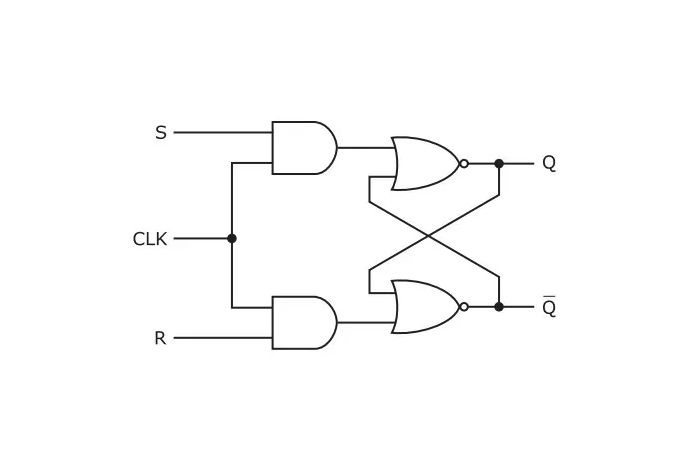
#> input picture cardGeneration/themed_decks/sourceImages/standardisedLGatesImages/image_10.png, 696 x 469 px; its folder holds only this picture in this run
$ python final_card_generator.py
#> lines starting #> are read from the running program, lines starting #| are printed output that depends on the picture; after the words box and inside, x2 and y2 are one past the last pixel; in counts of white or black regions, pixels touching at a corner belong together
#> (reads cardGeneration/themed_decks/namesAndDescriptions/logicGatesNames.txt from the repository)
#> (reads cardGeneration/themed_decks/namesAndDescriptions/logicGatesDescriptions.txt from the repository)
#this script takes images, names and descriptions and creates 72 cards
#quality is optimized with font size 32px
#it creates 72 colors based on color spectrum, unique color for each card
#Card consists of header, image section, name, description, background and black border
#thus, the script generates 72 unique cards using these elements
#names, descriptions and images can be substituted.


from PIL import Image, ImageDraw, ImageFont
import os

class FinalCardGenerator:
    def __init__(self):
        self.card_width = 708
        self.card_height = 1062
        self.border_color = "black"
        self.header_color = "black"
        self.max_font_size = 48
        self.num_colors = 72  # Define the number of colors here
        script_dir = os.path.dirname(os.path.abspath(__file__))
        self.font_path = os.path.join(script_dir, "fonts", "PressStart2P-Regular.ttf")

    def create_rounded_mask(self, size, radius):
        mask = Image.new('L', size)
        mask_draw = ImageDraw.Draw(mask)
        mask_draw.rounded_rectangle([(0, 0), size], fill=255, radius=radius)
        return mask

    def wrap_text(self, text, font, max_width):
        lines = []
        line = []
        words = text.split()

        for word in words:
            test_line = line + [word] if line else [word]
            test_size = self.get_text_size(' '.join(test_line), font)

            if test_size[0] <= max_width:
                line.append(word)
            else:
                lines.append(' '.join(line))
                line = [word]

        if line:
            lines.append(' '.join(line))

        return '\n'.join(lines)

    def get_text_size(self, text, font):
        dummy_img = Image.new('RGB', (1, 1))
        dummy_draw = ImageDraw.Draw(dummy_img)
        bbox = dummy_draw.textbbox((0, 0), text, font=font)
        return (bbox[2] - bbox[0], bbox[3] - bbox[1])

    def generate_card(self, name, description, image_path, output_path):
#> called with name = 'SR Flip-flop (SR FF)'
        try:
            # Create the card template
            template = Image.new("RGB", (self.card_width, self.card_height), "white")
#> template: PIL image 708x1062 RGB; every value is 255
            draw = ImageDraw.Draw(template)

            # Determine the background color based on the card index
            card_index = int(output_path.split("_")[-1].split(".")[0])
            background_color = self.get_background_color(card_index)

            # Create a border for the card
            border_width = 5
            for x in range(border_width):
                draw.rounded_rectangle(
                    [(x, x), (self.card_width - x - 1, self.card_height - x - 1)],
                    outline=self.border_color,
                    radius=20,
                    fill=background_color  # Set the background color
                )

            # Draw the header
            header_text = "Logic Cards"
            header_font_size = 32
            # Use a try-except block to handle missing font file
            try:
                header_font = ImageFont.truetype(self.font_path, size = header_font_size)
            except IOError:
                print(f"Font file not found at {self.font_path}. Using default font.")
                header_font = ImageFont.load_default()

            header_text_bbox = draw.textbbox((0, 0), header_text, font=header_font)
#> header_text_bbox = (0, 0, 352, 32)
            header_text_width = header_text_bbox[2] - header_text_bbox[0]
#> header_text_width = 352
            header_text_height = header_text_bbox[3] - header_text_bbox[1]
#> header_text_height = 32
            header_x = (self.card_width - header_text_width) // 2
#> header_x = 178
            header_y = 10
            draw.rectangle(
                [(0, 0), (self.card_width, header_y + header_text_height + 10)],
                fill=self.header_color
            )
            draw.text((header_x, header_y), header_text, fill="white", font=header_font)

            # Load the image
            image = Image.open(image_path)
#> image is the input picture: PIL image 696x469 RGBA; mean R, G, B, A 251.7, 251.7, 251.7, 255

            # Placeholder for the image
            image_width = self.card_width - 2 * border_width
            image_height = self.card_height // 2 - header_y - header_text_height - 20
#> image_height = 469
            image_x = border_width
            image_y = header_y + header_text_height + 20
#> image_y = 62

            # Create a white background for the image placeholder
            image_bg = Image.new("RGB", (image_width, image_height), "white")
#> image_bg: PIL image 698x469 RGB; every value is 255

            # Resize and crop the image to fit the placeholder
            image.thumbnail((image_width, image_height), Image.Resampling.LANCZOS)
            image = image.crop((0, 0, image_width, image_height))
#> image: PIL image 698x469 RGBA

            # If the image has transparency, convert it to RGB and composite it over the white background
            if image.mode in ('RGBA', 'LA') or (image.mode == 'P' and 'transparency' in image.info):
                image = Image.alpha_composite(image_bg.convert('RGBA'), image.convert('RGBA')).convert("RGB")
#> image: PIL image 698x469 RGB

            # Create a mask for the image and apply it to create rounded corners
            image_mask = self.create_rounded_mask((image_width, image_height), 20)
#> in create_rounded_mask, `mask = Image.new('L', size)`: mask: PIL image 698x469 L; every value is 0
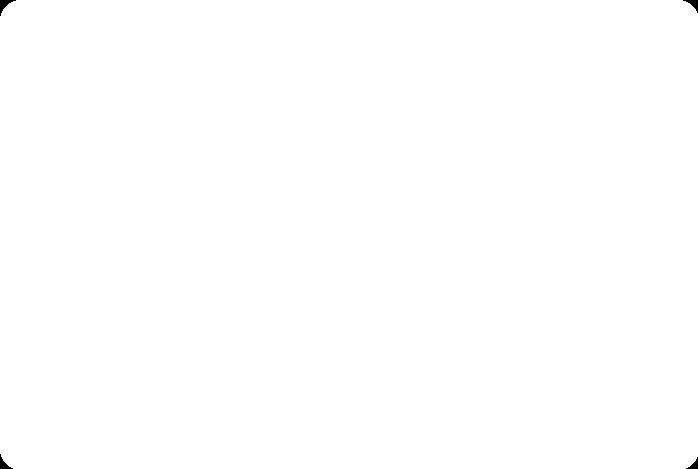
#> image_mask: PIL image 698x469 L; 99.9% white; 4 black regions, box (x1, y1, x2, y2) and area: (0, 0, 16, 16) 92, (683, 0, 698, 13) 76, (0, 454, 13, 469) 76, (686, 457, 698, 469) 61
            rounded_image = Image.new('RGB', (image_width, image_height))
#> rounded_image: PIL image 698x469 RGB; every value is 0
            rounded_image.paste(image, mask=image_mask)

            # Paste the image onto the card
            template.paste(rounded_image, (image_x, image_y))
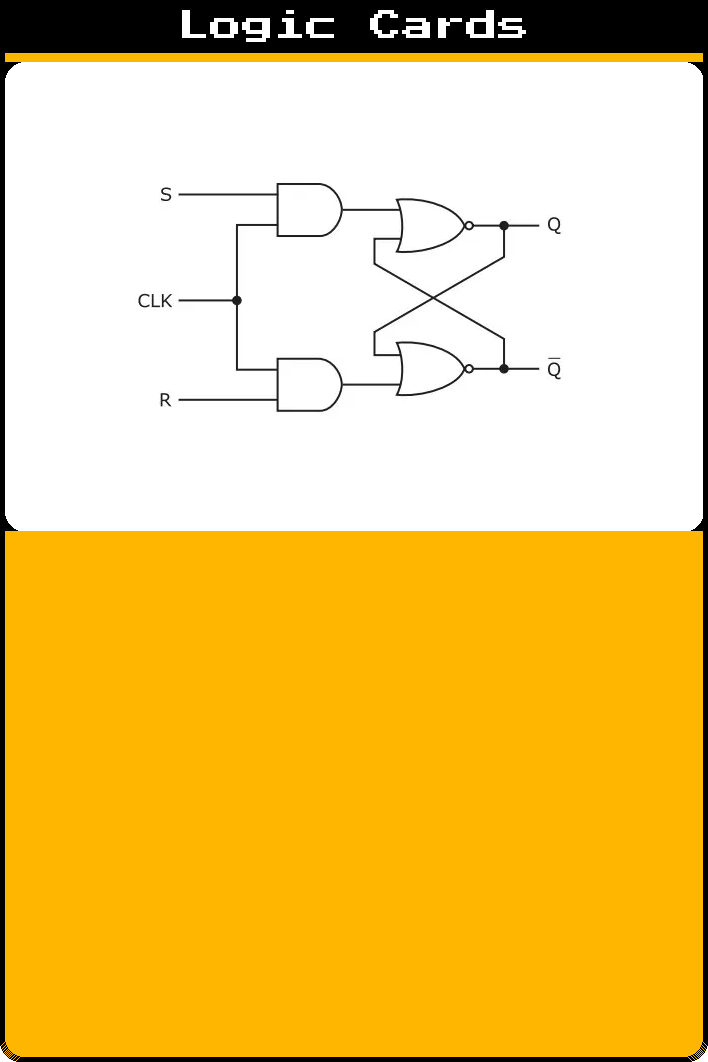
#> template: PIL image 708x1062 RGB; mean R, G, B 237.3, 201.1, 110.7

            # Draw the name and description within a text box
            text_y = image_y + image_height + 10
#> text_y = 541
            max_text_width = self.card_width - 20
            name_font_size = 32
            description_font_size = 32

            try:
                name_font = ImageFont.truetype(self.font_path, size=name_font_size)
                description_font = ImageFont.truetype(self.font_path, size=description_font_size)
            except IOError:
                print(f"Font file not found at {self.font_path}. Using default font.")
                name_font = ImageFont.load_default()
                description_font = ImageFont.load_default()


            name = self.wrap_text(name, name_font, max_text_width)
            description = self.wrap_text(description, description_font, max_text_width)

            draw.text((10, text_y), name, fill="black", font=name_font)
            text_y += self.get_text_size(name, name_font)[1] + 20
#> text_y = 593
            draw.text((10, text_y), description, fill="black", font=description_font)

            # Save the card
            template.save(output_path, dpi=(300, 300), quality=100)
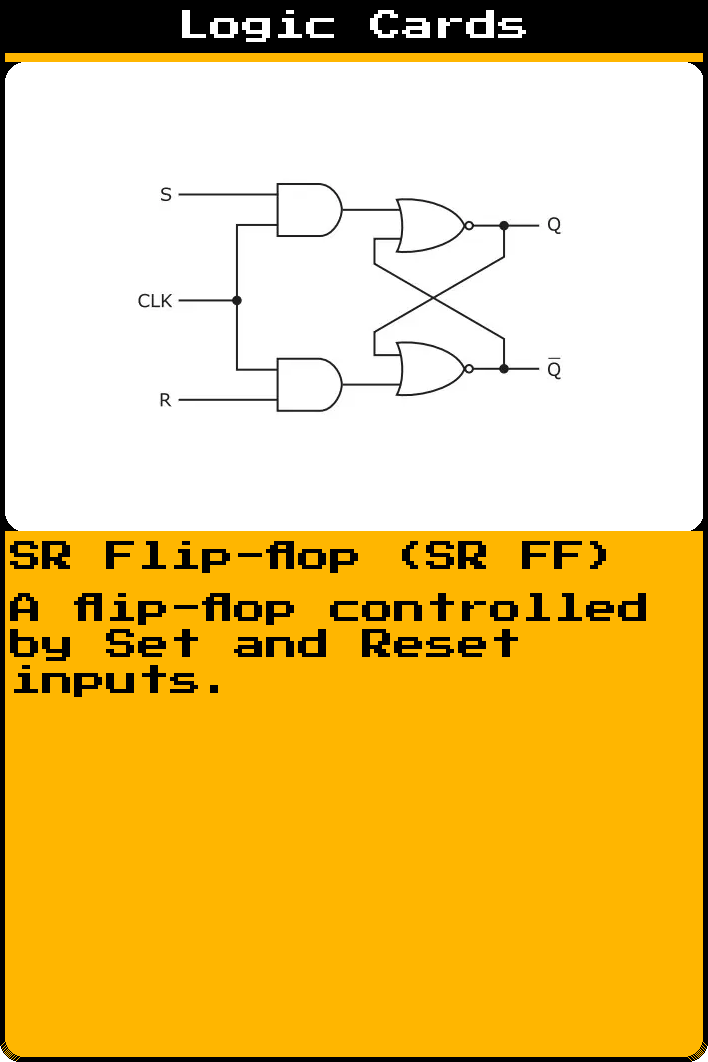
#> saved as image_10.png: PIL image 708x1062 RGB; mean R, G, B 230.9, 196.5, 110.7

        except Exception as e:
            print(f"Error generating card {output_path}: {e}")

    def get_background_color(self, card_index):
        colors = []
        num_colors = 72  # Total number of different colors for the cards

        for i in range(num_colors):
            hue = int((348 / num_colors) * i)
            rgb_color = self.hsv_to_rgb(hue / 360, 1, 1)
            scaled_color = tuple(int(255 * component) for component in rgb_color)
            colors.append(scaled_color)

        color_index = (card_index - 1) % num_colors
        return colors[color_index]

    def hsv_to_rgb(self, h, s, v):
        h_i = int(h * 6)
        f = h * 6 - h_i
        p = v * (1 - s)
        q = v * (1 - f * s)
        t = v * (1 - (1 - f) * s)

        if h_i == 0:
            return v, t, p
        if h_i == 1:
            return q, v, p
        if h_i == 2:
            return p, v, t
        if h_i == 3:
            return p, q, v
        if h_i == 4:
            return t, p, v
        return v, p, q

if __name__ == "__main__":
    script_dir = os.path.dirname(os.path.abspath(__file__))
    # Create a 'fonts' directory if it doesn't exist relative to the script.
    # The user should place the 'PressStart2P-Regular.ttf' file in this directory.
    fonts_dir = os.path.join(script_dir, "fonts")
    if not os.path.exists(fonts_dir):
        os.makedirs(fonts_dir)

    card_generator = FinalCardGenerator()
    output_folder = os.path.join(script_dir, "final_cards")

    # Using universal paths relative to the script's location
    names_file = os.path.join(script_dir, "namesAndDescriptions", "logicGatesNames.txt")
    descriptions_file = os.path.join(script_dir, "namesAndDescriptions", "logicGatesDescriptions.txt")
    images_folder = os.path.join(script_dir, "sourceImages", "standardisedLGatesImages")

    # Create output folder if it doesn't exist
    if not os.path.exists(output_folder):
        os.makedirs(output_folder)

    try:
        with open(names_file, "r") as file:
            names = file.read().splitlines()

        with open(descriptions_file, "r") as file:
            descriptions = file.read().splitlines()

        image_files = [file for file in os.listdir(images_folder) if file.endswith((".png", ".jpeg", ".jpg"))]

        # Check if all required files and folders are present
        if not all([names, descriptions, image_files]):
            print("Error: Ensure names, descriptions, and image files are available.")
        else:
            for image_filename in image_files:
                try:
                    card_index = int(image_filename.split("_")[-1].split(".")[0])
                    if 1 <= card_index <= len(names):
                        name = names[card_index - 1]
                        description = descriptions[card_index - 1]
                        image_path = os.path.join(images_folder, image_filename)
                        output_path = os.path.join(output_folder, image_filename)
                        card_generator.generate_card(name, description, image_path, output_path)
                except (ValueError, IndexError) as e:
                    print(f"Skipping file {image_filename} due to error: {e}")

    except FileNotFoundError as e:
        print(f"Error: {e}. Please make sure the required data files and image folder exist.")
